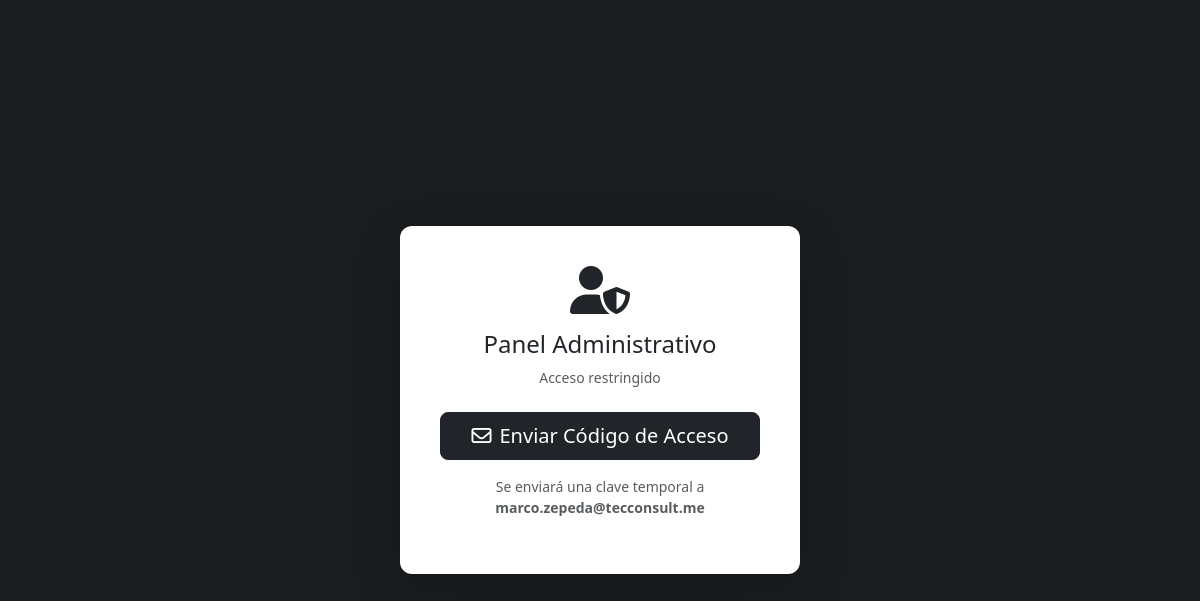
Before: /admin/login.php with the older database file.
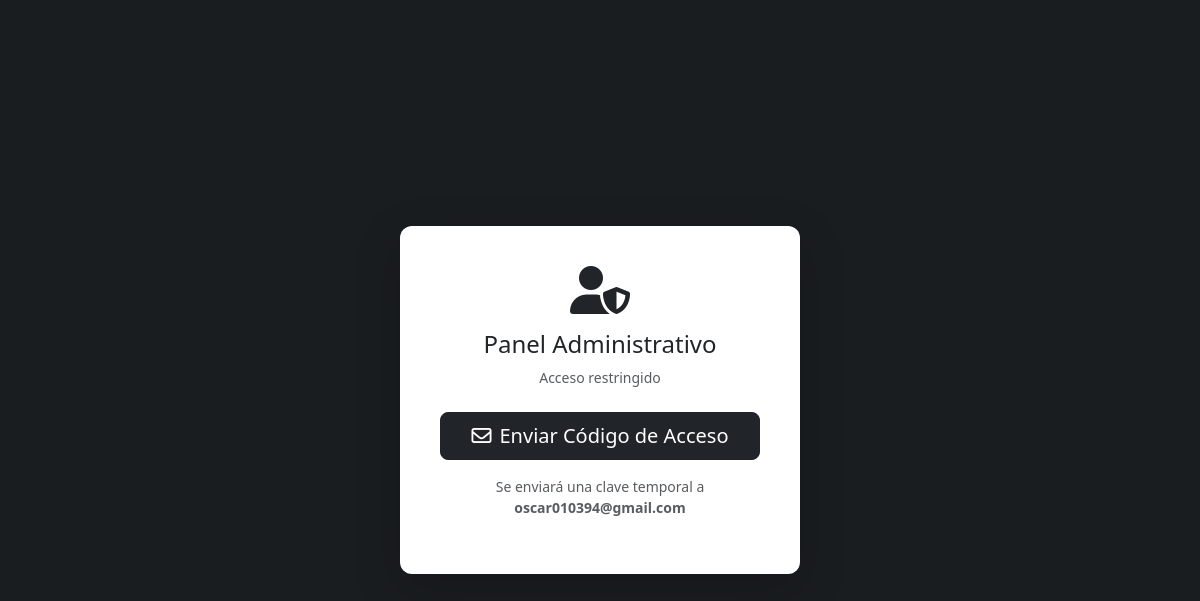
After: the same page with the newer database file.
### tables this page shows
CREATE TABLE `admin_access` (
  `id` int NOT NULL DEFAULT '1',
  `email` varchar(255) NOT NULL,
  `temp_password_hash` varchar(255) DEFAULT NULL,
  `expires_at` datetime DEFAULT NULL,
  PRIMARY KEY (`id`)
);

### admin/login.php (the view, shortened to what this page needs)
<?php
require_once '../config/db.php';
$adminEmail = "";
try {
    $stmt = $pdo->query("SELECT email FROM admin_access WHERE id = 1");
    $adminEmail = $stmt->fetchColumn() ?: "No configurado";
} catch (Exception $e) {
    $adminEmail = "Error al cargar";
}
?>
<!DOCTYPE html>
<html lang="es">
<head>
    <link href="https://cdn.jsdelivr.net/npm/bootstrap@5.3.0/dist/css/bootstrap.min.css" rel="stylesheet">
    <link rel="stylesheet" href="https://cdnjs.cloudflare.com/ajax/libs/font-awesome/6.4.0/css/all.min.css">
</head>
<body>
    <div class="login-card shadow-lg">
        <div class="text-center mb-4">
            <i class="fa-solid fa-user-shield fa-3x text-dark mb-3"></i>
            <h4>Panel Administrativo</h4>
            <p class="text-muted small">Acceso restringido</p>
        </div>
        <div id="step1">
            <div class="d-grid gap-2">
                <button id="btnSendCode" class="btn btn-dark btn-lg">
                    <i class="fa-regular fa-envelope me-2"></i>Enviar Código de Acceso
                </button>
            </div>
            <p class="text-muted small text-center mt-3">
                Se enviará una clave temporal a<br><strong><?= htmlspecialchars($adminEmail) ?></strong>
            </p>
        </div>
    </div>
</body>
</html>

Changed rows visible on the page:
changed admin_access: email "marco.zepeda@tecconsult.me" → "oscar010394@gmail.com"
